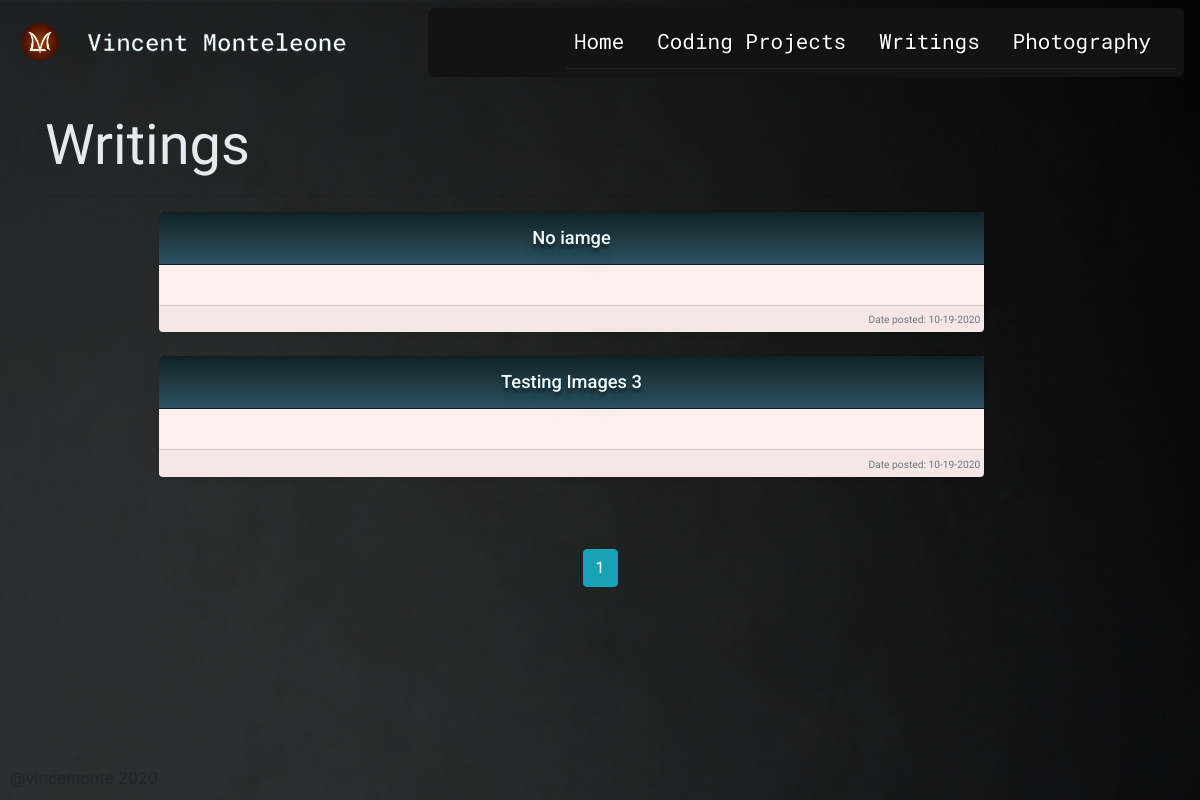
Page /writings on the earlier database version.
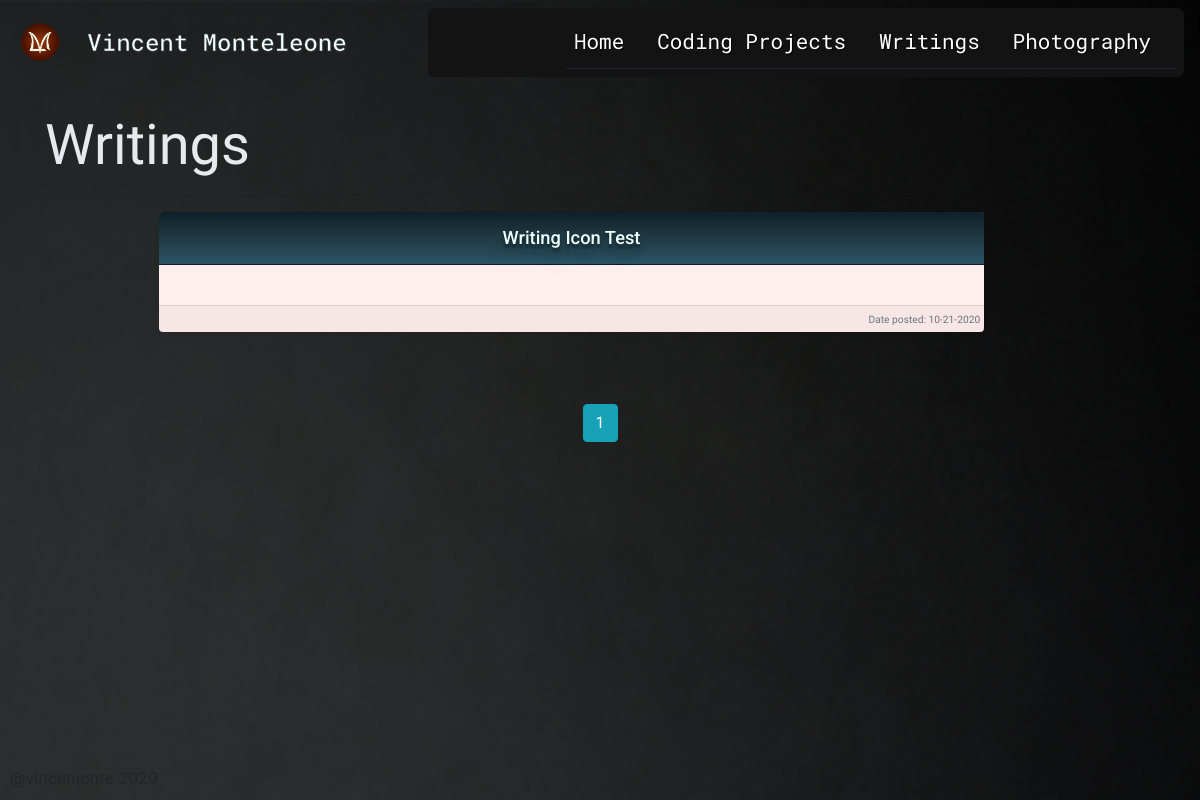
Same page on the later database version.
### personalWebsite/models.py (models this page shows, shortened)
class Project(db.Model):
    id = db.Column(db.Integer, primary_key=True)
    title = db.Column(db.String(100), nullable=False)
    type = db.Column(db.String(20), nullable=False)
    content= db.Column(db.Text, nullable=True)
    files = db.Column(db.String(80), nullable=True) #holds the path to the file images
    date_posted = db.Column(db.DateTime, nullable=False, default=datetime.now)
    user_id = db.Column(db.Integer, db.ForeignKey('user.id'), nullable=False)
    home_post = db.relationship('HomePost', backref='project', uselist=False)

### personalWebsite/routes.py (the view)
@app.route('/writings', methods=['GET'])
def writings():
    page = request.args.get('page', 1, type=int)
    posts = Project.query.filter_by(type='writing').order_by(Project.id.desc()).paginate(page=page, per_page=10)
    return render_template('writings.html', posts=posts)

### personalWebsite/templates/writings.html (shortened to what this page needs)
{% extends "layout.html" %}
{% block content %}
<div class="container">
  <h1 class="display-4 page-header text-white-2">Writings</h1>
  <hr>
  <div class="row text-center">
    {% for post in posts.items %}
    <div class="col-lg-9">
      <div class="card mb-4 shadow-sm">
        <div class="card-header">
          <a class = "card-title" href="{{ url_for('project', title=post.title) }}">{{ post.title }}</a>
        </div>
        <div class="card-body">
        </div>
        <div class="card-footer text-right">
          <small class="text-muted">Date posted: {{ post.date_posted.strftime('%m-%d-%Y') }}</small>
        </div>
      </div>
    </div>
    {% endfor %}
  </div>
  <div class="container mt-5 text-center">
    {% for page_num in posts.iter_pages(left_edge=1, right_edge=1, left_current=1, right_current=2) %}
      {% if page_num %}
        {% if posts.page == page_num %}
          <a class="btn btn-info mb-4" href="{{ url_for('writings', page=page_num) }}">{{ page_num }}</a>
        {% else %}
          <a class="btn btn-outline-info mb-4" href="{{ url_for('writings', page=page_num) }}">{{ page_num }}</a>
        {% endif %}
      {% else %}
        <small>...</small>
      {% endif %}
    {% endfor %}
  </div>
</div>
{% endblock content %}

### personalWebsite/templates/layout.html (shortened to what this page needs)
<!DOCTYPE html>
<html lang="en" dir="ltr">
  <head>
    <link rel="stylesheet" type="text/css" href="{{url_for('static', filename='bootstrap-reboot.css')}}">
    <link rel="stylesheet" href="https://stackpath.bootstrapcdn.com/bootstrap/4.1.3/css/bootstrap.min.css">
    <link rel="stylesheet" type="text/css" href="{{ url_for('static', filename='main.css')}}">
    <link rel="stylesheet" type="text/css" href="{{ url_for('static', filename='devices.css')}}">
    <link rel="stylesheet" href="https://cdnjs.cloudflare.com/ajax/libs/font-awesome/4.7.0/css/font-awesome.min.css">
  </head>
  <body>
    <header>
      <nav class="navbar fixed-top navbar-expand-lg navbar-dark" id="navigation-bar">
        <img class="navbar-logo" id="navbar-logo" src="{{url_for('static', filename='images/VLM_Logo_v2.png')}}" alt="restaurant logo (rooster)">
        <span class="navbar-brand">Vincent Monteleone</span>
        <div class="collapse navbar-collapse" id="collapsing-navbar">
          <ul class="navbar-nav ml-auto" id="nav-list-container">
            <li class="nav-item">
              <a class="nav-link" href="{{url_for('homepage')}}">Home <span class="sr-only">(current)</span></a>
            </li>
            <li class="nav-item">
              <a class="nav-link" href="{{url_for('coding')}}">Coding Projects</a>
            </li>
            <li class="nav-item">
              <a class="nav-link" href="{{url_for('writings')}}">Writings</a>
            </li>
            <li class="nav-item">
              <a class="nav-link" href="{{url_for('photography')}}">Photography</a>
            </li>
          </ul>
        </div>
      </nav>
    </header>
    <main role="main">
        {% block content %}{% endblock %}
    </main>
    <footer>@vincemonte 2020</footer>
  </body>
</html>

### personalWebsite/static/main.css (style rules this page uses)
body { margin: 0; background-position: top; width: 100%; background-image: url(images/GrayWallBackground.jpg); }
main { font-family: 'Work Sans', sans-serif; }
img { max-width: 100%; }
.page-header { padding-top: 2em; }
.navbar { font-family: 'Roboto Mono', monospace; position: fixed; width: 100%; transition: .8s; }
.navbar-logo { width: 65px; height: 65px; margin: 0; }
.navbar-brand { font-size: 1.8em; font-weight: 500; padding-left: .8em; color: #F0FFFF !important; -webkit-text-stroke: .4px #282828; text-shadow: 1px 1.5px 1.5px #282828; }
.navbar li { padding: .1em .8em; }
.navbar ul { transition: .8s; font-size: 21px; }
.nav-link { color: white !important; text-shadow: 1px 1px #000000; }
.col-lg-9 { max-width: 80%; margin-left: 10%; margin-right: auto; }
.row .card { border-style: none; background: #FFEEEE; }
.row .card-header { background: #0f2027; background: -webkit-linear-gradient(to bottom, #0f2027, #203a43, #2c5364); background: linear-gradient(to bottom, #0f2027, #203a43, #2c5364); }
.card-title { text-decoration: none; color: #F0FFFF; font-size: 1.43em; font-weight: 500; text-align: left; font-family: 'Roboto', sans-serif; text-shadow: 0px 4px 3px rgba(0,0,0,0.4), 0px 8px 13px rgba(0,0,0,0.1), 0px 18px 23px rgba(0,0,0,0.1); }
.card-footer { padding: .3em; }
.text-white-2 { color: #E7E9EE; }
footer { position:fixed; bottom: 10px; padding-left: 10px; }

### personalWebsite/static/devices.css (style rules this page uses)
@media only screen
  and (min-device-width: 320px)
  and (max-device-width: 812px) { main { font-size: .8em; } }
@media only screen
  and (min-device-width: 320px)
  and (max-device-width: 812px) { .navbar-collapse { padding: .5em; background-color: rgba(20, 20, 21, 0.99); max-width: 78%; margin-left: 7%; border-radius: .4em; } }
@media only screen
  and (min-device-width: 320px)
  and (max-device-width: 812px) { .navbar-collapse .nav-item { border-bottom: 1px solid; padding-left: 0; } }
@media only screen
  and (min-device-width: 320px)
  and (max-device-width: 812px) { .navbar-logo { width: 48px; height: 48px; } }
@media only screen
  and (min-device-width: 320px)
  and (max-device-width: 812px) { .navbar-brand { font-size: 24px; margin-left: 2%; margin-right: auto; padding: 0; } }

Differences in the rows shown:
removed Project: title "No iamge", date_posted "10-19-2020"
removed Project: title "Testing Images 3", date_posted "10-19-2020"
added Project: title "Writing Icon Test", date_posted "10-21-2020"
